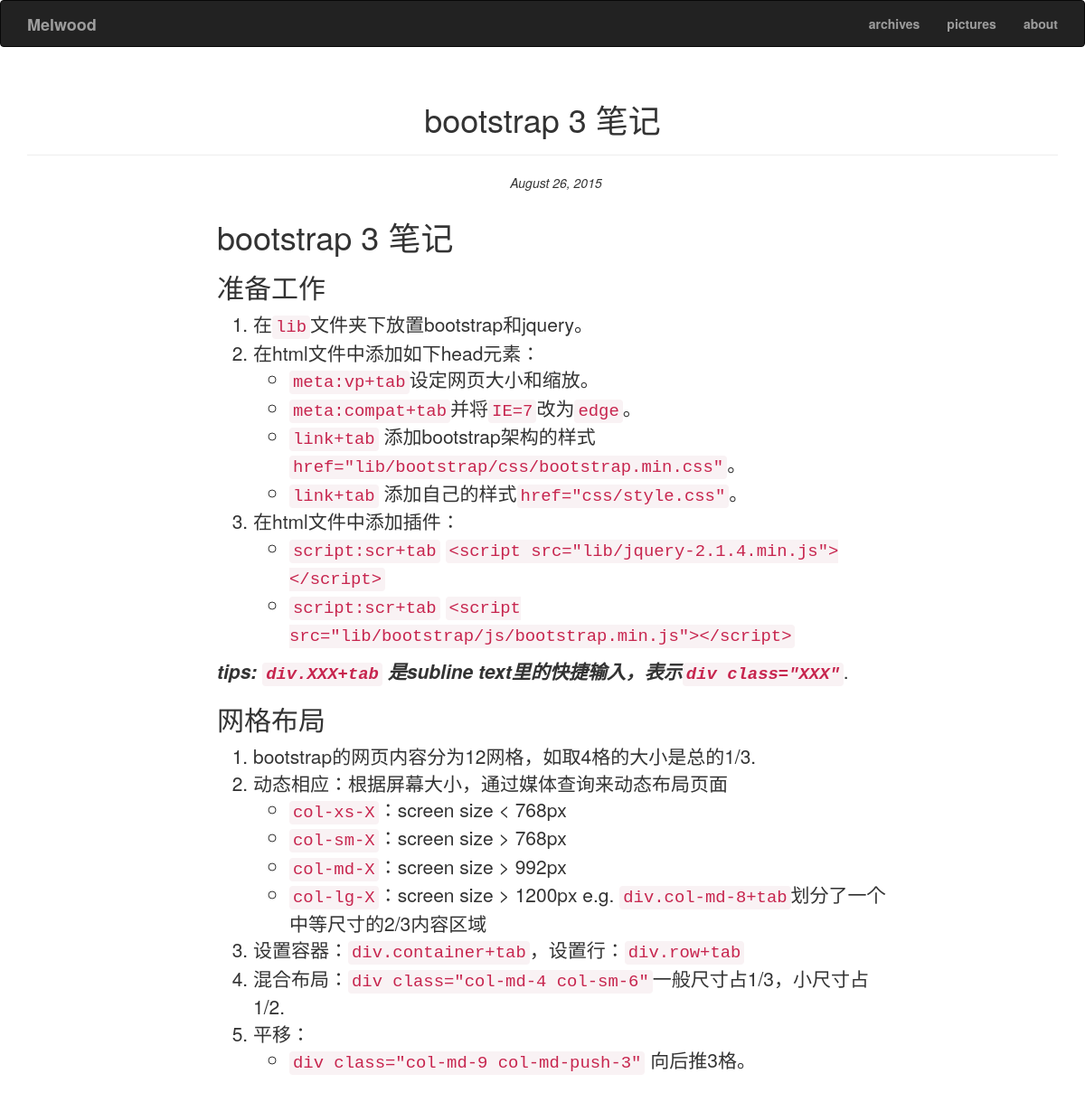
/post/6, run on an earlier commit of the app's database.
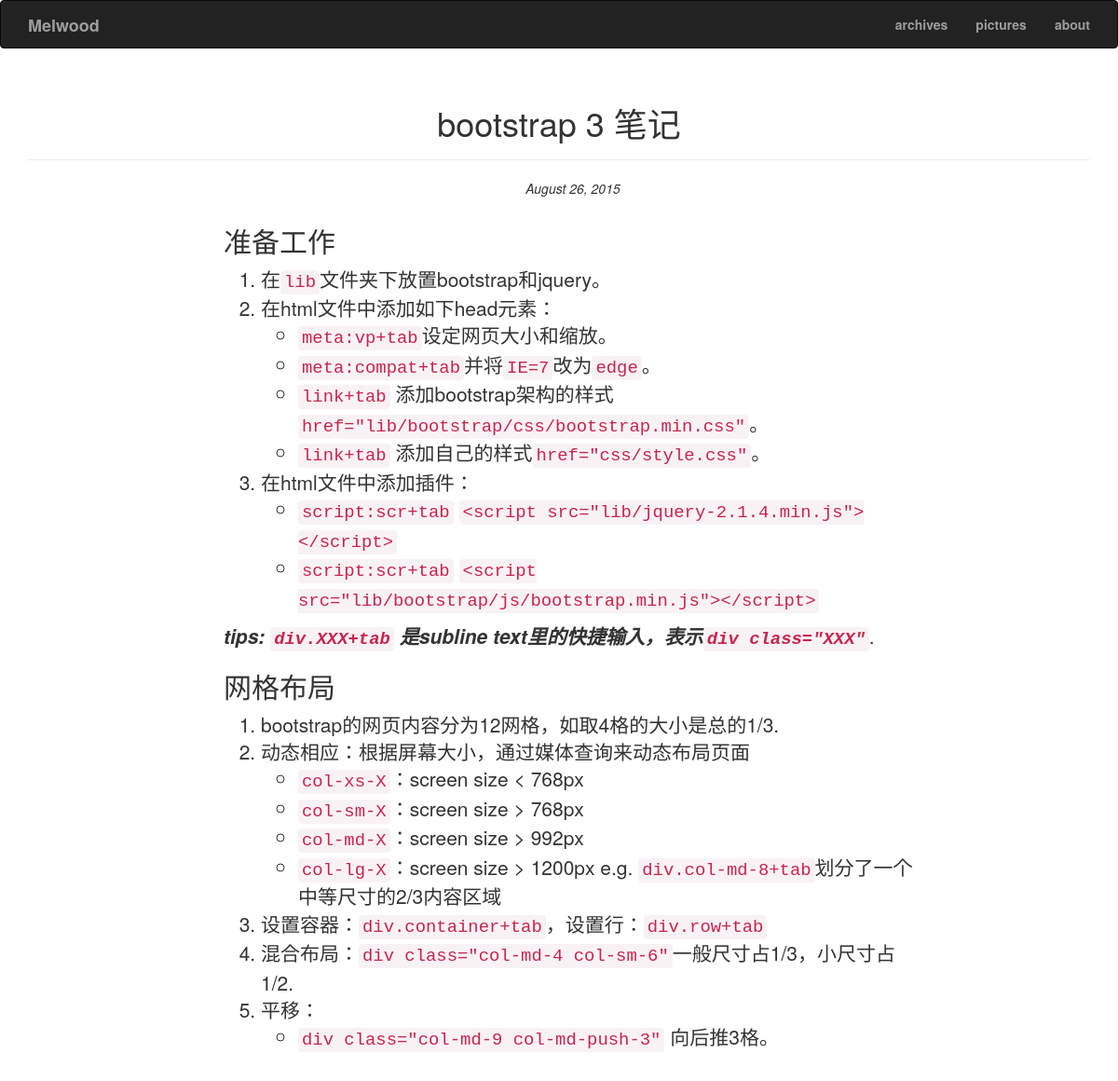
And on a later commit of the database.
### app/models.py (models this page shows, shortened)
class Post(db.Model):
    __tablename__ = 'posts'
    id = db.Column(db.Integer, primary_key=True)
    title = db.Column(db.Text)
    body = db.Column(db.Text)
    body_html = db.Column(db.Text)
    timestamp = db.Column(db.DateTime(), index=True, default=datetime.utcnow)
    comments = db.relationship('Comment', backref='post', lazy='dynamic')

### app/main/views.py (the view)
@main.route('/post/<int:id>', methods=['GET', 'POST'])
def post(id):
    post = Post.query.get_or_404(id)
    return render_template('post.html', post=post)

### app/templates/post.html
{% extends "base.html" %}
{% block page_content %}
<div class="page-header">
	<h1 class="text-center">{{ post.title }}</h1>
</div>
<div class="container">
	<div class="row">
		<div class="post-date text-center">
			<p><i>{{ moment(post.timestamp).format('LL') }}</i></p>
		</div>
	</div>
	<div class="row">
		<div class="col-md-2"></div>
		<div class="col-md-8 lead">
			{% if post.body_html %}
				{{ post.body_html | safe }}
			{% else %}
              			{{ post.body }}
              		{% endif %}
		</div>
		<div class="col-md-2"></div>
	</div>
</div>
{% endblock %}

What changed in the data, as far as the page shows it:
changed Post "bootstrap 3 笔记": body_html "bootstrap 3 笔记 准备工作 在 lib 文件夹下放置bootstrap和jquery。…" → "准备工作 在 lib 文件夹下放置bootstrap和jquery。…"
